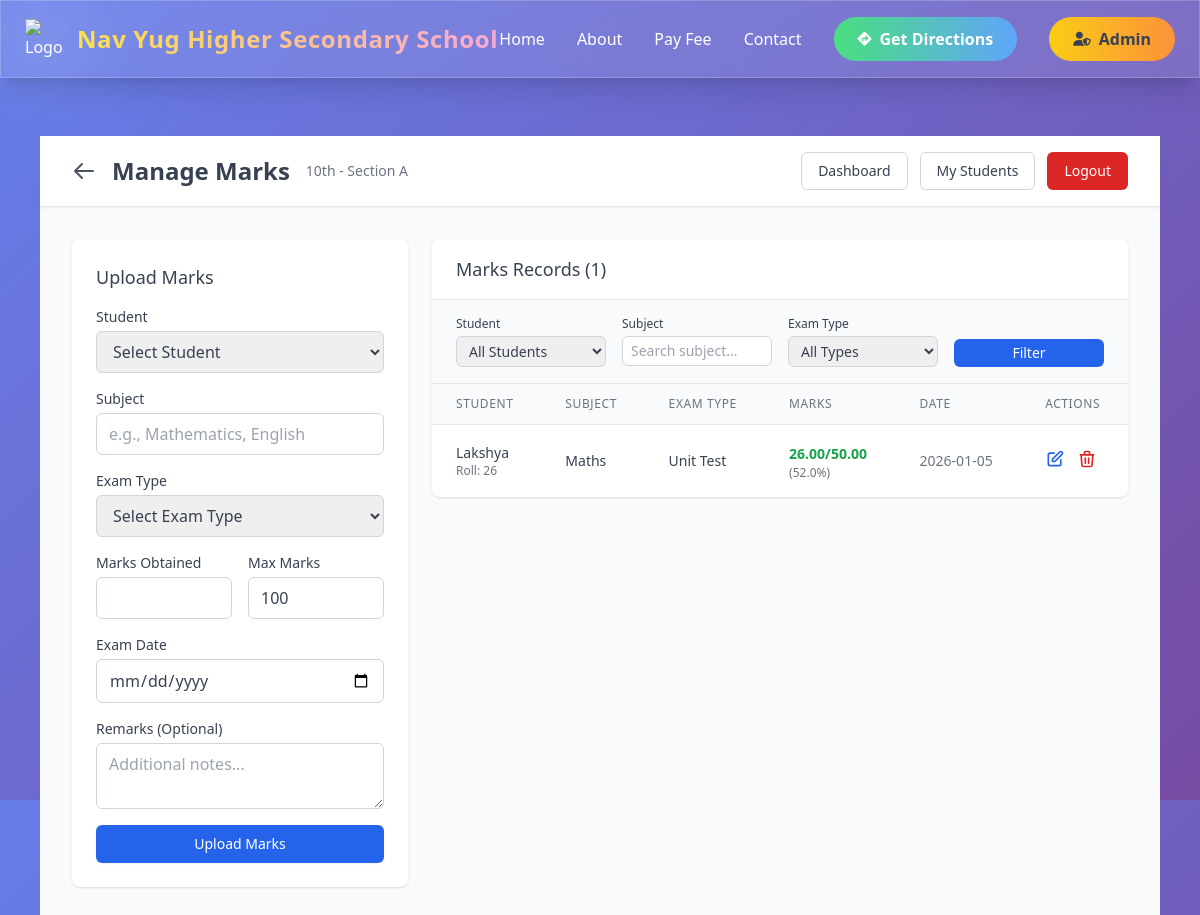
/teacher/marks (signed in), run on the app's committed database.
### app.py (models this page shows, shortened)
class Teacher(db.Model):
    id = db.Column(db.Integer, primary_key=True)
    teacher_id = db.Column(db.String(50), unique=True, nullable=False)
    name = db.Column(db.String(120), nullable=False)
    password = db.Column(db.String(120), nullable=False)
    assigned_class = db.Column(db.String(50), nullable=False)
    assigned_section = db.Column(db.String(10), nullable=False)
    email = db.Column(db.String(120))
    phone = db.Column(db.String(20))
    created_at = db.Column(db.DateTime, default=datetime.utcnow)

class Marks(db.Model):
    id = db.Column(db.Integer, primary_key=True)
    student_id = db.Column(db.Integer, db.ForeignKey('student.id'), nullable=False)
    teacher_id = db.Column(db.Integer, db.ForeignKey('teacher.id'), nullable=False)
    subject = db.Column(db.String(100), nullable=False)
    exam_type = db.Column(db.String(50), nullable=False)  # Unit Test, Mid Term, Final Exam, etc.
    marks_obtained = db.Column(db.Float, nullable=False)
    max_marks = db.Column(db.Float, nullable=False, default=100)
    exam_date = db.Column(db.Date, nullable=False)
    remarks = db.Column(db.Text)
    uploaded_at = db.Column(db.DateTime, default=datetime.utcnow)
    student = db.relationship('Student', backref='marks')
    teacher = db.relationship('Teacher', backref='marks_uploaded')

class Student(db.Model):
    id = db.Column(db.Integer, primary_key=True)
    admission_number = db.Column(db.String(50), unique=True, nullable=False)
    roll_no = db.Column(db.String(20), unique=True, nullable=False)
    name = db.Column(db.String(120), nullable=False)
    student_class = db.Column(db.String(50), nullable=False)
    section = db.Column(db.String(10), nullable=False)  # A, B, C, etc.
    parent_name = db.Column(db.String(120), nullable=False)
    parent_phone = db.Column(db.String(20), nullable=False)
    admission_date = db.Column(db.Date, nullable=False)

### app.py (the view, shortened to what this page needs)
@app.route("/teacher/marks", methods=["GET", "POST"])
def teacher_marks():
    if not teacher_logged_in():
        return redirect(url_for("admin_login"))
    teacher = get_current_teacher()
    if not teacher:
        flash("Teacher not found.", "danger")
        return redirect(url_for("teacher_logout"))
    students = Student.query.filter_by(
        student_class=teacher.assigned_class,
        section=teacher.assigned_section
    ).order_by(Student.roll_no).all()
    marks_query = Marks.query.filter_by(teacher_id=teacher.id)
    filter_student = request.args.get('filter_student', '').strip()
    filter_subject = request.args.get('filter_subject', '').strip()
    filter_exam_type = request.args.get('filter_exam_type', '').strip()
    if filter_student:
        marks_query = marks_query.filter_by(student_id=int(filter_student))
    if filter_subject:
        marks_query = marks_query.filter(Marks.subject.ilike(f'%{filter_subject}%'))
    if filter_exam_type:
        marks_query = marks_query.filter_by(exam_type=filter_exam_type)
    marks = marks_query.order_by(Marks.exam_date.desc(), Marks.uploaded_at.desc()).all()
    all_subjects = db.session.query(Marks.subject).filter_by(teacher_id=teacher.id).distinct().all()
    subjects = [s[0] for s in all_subjects if s[0]]
    all_exam_types = db.session.query(Marks.exam_type).filter_by(teacher_id=teacher.id).distinct().all()
    exam_types = [e[0] for e in all_exam_types if e[0]]
    return render_template("teacher_marks.html",
                         teacher=teacher,
                         students=students,
                         marks=marks,
                         subjects=subjects,
                         exam_types=exam_types)

### app.py (called while the page is built)
def teacher_logged_in():
    return session.get("teacher_logged_in") == True

def get_current_teacher():
    if teacher_logged_in():
        teacher_id = session.get("teacher_id")
        return Teacher.query.filter_by(teacher_id=teacher_id).first()
    return None

### templates/teacher_marks.html (shortened to what this page needs)
{% extends "base.html" %}
{% block content %}
<div class="min-h-screen bg-gray-50">
  <div class="bg-white shadow-sm border-b border-gray-200">
    <div class="max-w-7xl mx-auto px-4 sm:px-6 lg:px-8">
      <div class="flex justify-between items-center py-4">
        <div class="flex items-center space-x-4">
          <a href="{{ url_for('teacher_dashboard') }}" class="text-gray-600 hover:text-gray-700">
            <svg class="w-6 h-6" fill="none" stroke="currentColor" viewBox="0 0 24 24">
              <path stroke-linecap="round" stroke-linejoin="round" stroke-width="2" d="M10 19l-7-7m0 0l7-7m-7 7h18"></path>
            </svg>
          </a>
          <h1 class="text-2xl font-bold text-gray-700">Manage Marks</h1>
          <span class="text-sm text-gray-500">{{ teacher.assigned_class }} - Section {{ teacher.assigned_section }}</span>
        </div>
        <div class="flex items-center space-x-3">
          <a href="{{ url_for('teacher_dashboard') }}" class="inline-flex items-center px-4 py-2 border border-gray-300 text-sm font-medium rounded-md text-gray-700 bg-white hover:bg-gray-50">
            Dashboard
          </a>
          <a href="{{ url_for('teacher_students') }}" class="inline-flex items-center px-4 py-2 border border-gray-300 text-sm font-medium rounded-md text-gray-700 bg-white hover:bg-gray-50">
            My Students
          </a>
          <a href="{{ url_for('teacher_logout') }}" class="inline-flex items-center px-4 py-2 border border-transparent text-sm font-medium rounded-md text-white bg-red-600 hover:bg-red-700">
            Logout
          </a>
        </div>
      </div>
    </div>
  </div>
  <div class="max-w-7xl mx-auto px-4 sm:px-6 lg:px-8 py-8">
    <div class="grid grid-cols-1 lg:grid-cols-3 gap-6">
      <div class="lg:col-span-1">
        <div class="bg-white shadow rounded-lg p-6">
          <h2 class="text-lg font-medium text-gray-700 mb-4">Upload Marks</h2>
          <form action="{{ url_for('teacher_marks') }}" method="post" class="space-y-4">
            <div>
              <label for="student_id" class="block text-sm font-medium text-gray-700">Student</label>
              <select
                id="student_id"
                name="student_id"
                required
                class="mt-1 block w-full border border-gray-300 rounded-md px-3 py-2 focus:outline-none focus:ring-blue-500 focus:border-blue-500"
              >
                <option value="">Select Student</option>
              </select>
            </div>
            <div>
              <label for="subject" class="block text-sm font-medium text-gray-700">Subject</label>
              <input
                type="text"
                id="subject"
                name="subject"
                required
                placeholder="e.g., Mathematics, English"
                class="mt-1 block w-full border border-gray-300 rounded-md px-3 py-2 focus:outline-none focus:ring-blue-500 focus:border-blue-500"
              >
            </div>
            <div>
              <label for="exam_type" class="block text-sm font-medium text-gray-700">Exam Type</label>
              <select
                id="exam_type"
                name="exam_type"
                required
                class="mt-1 block w-full border border-gray-300 rounded-md px-3 py-2 focus:outline-none focus:ring-blue-500 focus:border-blue-500"
              >
                <option value="">Select Exam Type</option>
              </select>
            </div>
            <div class="grid grid-cols-2 gap-4">
              <div>
                <label for="marks_obtained" class="block text-sm font-medium text-gray-700">Marks Obtained</label>
                <input
                  type="number"
                  step="0.01"
                  id="marks_obtained"
                  name="marks_obtained"
                  required
                  min="0"
                  class="mt-1 block w-full border border-gray-300 rounded-md px-3 py-2 focus:outline-none focus:ring-blue-500 focus:border-blue-500"
                >
              </div>
              <div>
                <label for="max_marks" class="block text-sm font-medium text-gray-700">Max Marks</label>
                <input
                  type="number"
                  step="0.01"
                  id="max_marks"
                  name="max_marks"
                  required
                  value="100"
                  min="1"
                  class="mt-1 block w-full border border-gray-300 rounded-md px-3 py-2 focus:outline-none focus:ring-blue-500 focus:border-blue-500"
                >
              </div>
            </div>
            <div>
              <label for="exam_date" class="block text-sm font-medium text-gray-700">Exam Date</label>
              <input
                type="date"
                id="exam_date"
                name="exam_date"
                required
                class="mt-1 block w-full border border-gray-300 rounded-md px-3 py-2 focus:outline-none focus:ring-blue-500 focus:border-blue-500"
              >
            </div>
            <div>
              <label for="remarks" class="block text-sm font-medium text-gray-700">Remarks (Optional)</label>
              <textarea
                id="remarks"
                name="remarks"
                rows="2"
                placeholder="Additional notes..."
                class="mt-1 block w-full border border-gray-300 rounded-md px-3 py-2 focus:outline-none focus:ring-blue-500 focus:border-blue-500"
              ></textarea>
            </div>
            <button
              type="submit"
              class="w-full flex justify-center py-2 px-4 border border-transparent rounded-md shadow-sm text-sm font-medium text-white bg-blue-600 hover:bg-blue-700 focus:outline-none focus:ring-2 focus:ring-offset-2 focus:ring-blue-500"
            >
              Upload Marks
            </button>
          </form>
        </div>
      </div>
      <div class="lg:col-span-2">
        <div class="bg-white shadow rounded-lg overflow-hidden">
          <div class="px-6 py-4 border-b border-gray-200">
            <h2 class="text-lg font-medium text-gray-700">Marks Records ({{ marks|length }})</h2>
          </div>
          <div class="px-6 py-4 bg-gray-50 border-b border-gray-200">
            <form action="{{ url_for('teacher_marks') }}" method="get" class="grid grid-cols-1 md:grid-cols-4 gap-4">
              <div>
                <label for="filter_student" class="block text-xs font-medium text-gray-700 mb-1">Student</label>
                <select
                  name="filter_student"
                  id="filter_student"
                  class="w-full border border-gray-300 rounded-md px-2 py-1 text-sm focus:outline-none focus:ring-blue-500 focus:border-blue-500"
                >
                  <option value="">All Students</option>
                </select>
              </div>
              <div>
                <label for="filter_subject" class="block text-xs font-medium text-gray-700 mb-1">Subject</label>
                <input
                  type="text"
                  name="filter_subject"
                  id="filter_subject"
                  placeholder="Search subject..."
                  value="{{ request.args.get('filter_subject', '') }}"
                  class="w-full border border-gray-300 rounded-md px-2 py-1 text-sm focus:outline-none focus:ring-blue-500 focus:border-blue-500"
                >
              </div>
              <div>
                <label for="filter_exam_type" class="block text-xs font-medium text-gray-700 mb-1">Exam Type</label>
                <select
                  name="filter_exam_type"
                  id="filter_exam_type"
                  class="w-full border border-gray-300 rounded-md px-2 py-1 text-sm focus:outline-none focus:ring-blue-500 focus:border-blue-500"
                >
                  <option value="">All Types</option>
                </select>
              </div>
              <div class="flex items-end">
                <button
                  type="submit"
                  class="w-full bg-blue-600 text-white px-4 py-1 rounded-md hover:bg-blue-700 text-sm"
                >
                  Filter
                </button>
              </div>
            </form>
          </div>
          {% if marks %}
            <div class="overflow-x-auto">
              <table class="min-w-full divide-y divide-gray-200">
                <thead class="bg-gray-50">
                  <tr>
                    <th class="px-6 py-3 text-left text-xs font-medium text-gray-500 uppercase tracking-wider">Student</th>
                    <th class="px-6 py-3 text-left text-xs font-medium text-gray-500 uppercase tracking-wider">Subject</th>
                    <th class="px-6 py-3 text-left text-xs font-medium text-gray-500 uppercase tracking-wider">Exam Type</th>
                    <th class="px-6 py-3 text-left text-xs font-medium text-gray-500 uppercase tracking-wider">Marks</th>
                    <th class="px-6 py-3 text-left text-xs font-medium text-gray-500 uppercase tracking-wider">Date</th>
                    <th class="px-6 py-3 text-left text-xs font-medium text-gray-500 uppercase tracking-wider">Actions</th>
                  </tr>
                </thead>
                <tbody class="bg-white divide-y divide-gray-200">
                  {% for mark in marks %}
                  <tr class="hover:bg-gray-50">
                    <td class="px-6 py-4 whitespace-nowrap">
                      <div class="text-sm font-medium text-gray-700">{{ mark.student.name }}</div>
                      <div class="text-xs text-gray-500">Roll: {{ mark.student.roll_no }}</div>
                    </td>
                    <td class="px-6 py-4 whitespace-nowrap text-sm text-gray-700">{{ mark.subject }}</td>
                    <td class="px-6 py-4 whitespace-nowrap text-sm text-gray-700">{{ mark.exam_type }}</td>
                    <td class="px-6 py-4 whitespace-nowrap">
                      <span class="text-sm font-semibold {% if (mark.marks_obtained / mark.max_marks * 100) >= 50 %}text-green-600{% else %}text-red-600{% endif %}">
                        {{ "%.2f"|format(mark.marks_obtained) }}/{{ "%.2f"|format(mark.max_marks) }}
                      </span>
                      <div class="text-xs text-gray-500">
                        ({{ "%.1f"|format(mark.marks_obtained / mark.max_marks * 100) }}%)
                      </div>
                    </td>
                    <td class="px-6 py-4 whitespace-nowrap text-sm text-gray-500">{{ mark.exam_date.strftime("%Y-%m-%d") }}</td>
                    <td class="px-6 py-4 whitespace-nowrap text-sm font-medium space-x-2">
                      <button
                        onclick="editMark({{ mark.id }}, '{{ mark.student.name }}', '{{ mark.subject }}', '{{ mark.exam_type }}', {{ mark.marks_obtained }}, {{ mark.max_marks }}, '{{ mark.exam_date.strftime('%Y-%m-%d') }}', '{{ mark.remarks or '' }}')"
                        class="text-blue-600 hover:text-blue-900"
                        title="Edit"
                      >
                        <svg class="w-5 h-5" fill="none" stroke="currentColor" viewBox="0 0 24 24">
                          <path stroke-linecap="round" stroke-linejoin="round" stroke-width="2" d="M11 5H6a2 2 0 00-2 2v11a2 2 0 002 2h11a2 2 0 002-2v-5m-1.414-9.414a2 2 0 112.828 2.828L11.828 15H9v-2.828l8.586-8.586z"></path>
                        </svg>
                      </button>
                      <form action="{{ url_for('teacher_delete_mark', mark_id=mark.id) }}" method="post" class="inline" onsubmit="return confirm('Are you sure you want to delete this mark?');">
                        <button type="submit" class="text-red-600 hover:text-red-900" title="Delete">
                          <svg class="w-5 h-5" fill="none" stroke="currentColor" viewBox="0 0 24 24">
                            <path stroke-linecap="round" stroke-linejoin="round" stroke-width="2" d="M19 7l-.867 12.142A2 2 0 0116.138 21H7.862a2 2 0 01-1.995-1.858L5 7m5 4v6m4-6v6m1-10V4a1 1 0 00-1-1h-4a1 1 0 00-1 1v3M4 7h16"></path>
                          </svg>
                        </button>
                      </form>
                    </td>
                  </tr>
                  {% endfor %}
                </tbody>
              </table>
            </div>
          {% endif %}
        </div>
      </div>
    </div>
  </div>
</div>
{% endblock %}

### templates/base.html (style rules this page uses)
html { scroll-behavior: smooth; }
body { background: linear-gradient(135deg, #667eea 0%, #764ba2 100%); min-height: 100vh; position: relative; }
body::before { content: ''; position: fixed; top: 0; left: 0; width: 100%; height: 100%; background-size: cover; z-index: -1; pointer-events: none; }

### data on the page
Teacher: assigned_class "10th", assigned_section "A"
Marks: student.name "Lakshya", student.roll_no "26", subject "Maths", exam_type "Unit Test", marks_obtained "26.00", max_marks "50.00", mark.marks_obtained/mark.max_marks*100 "52.0", exam_date "2026-01-05"

### other printed values
{{ marks|length }} "1"
